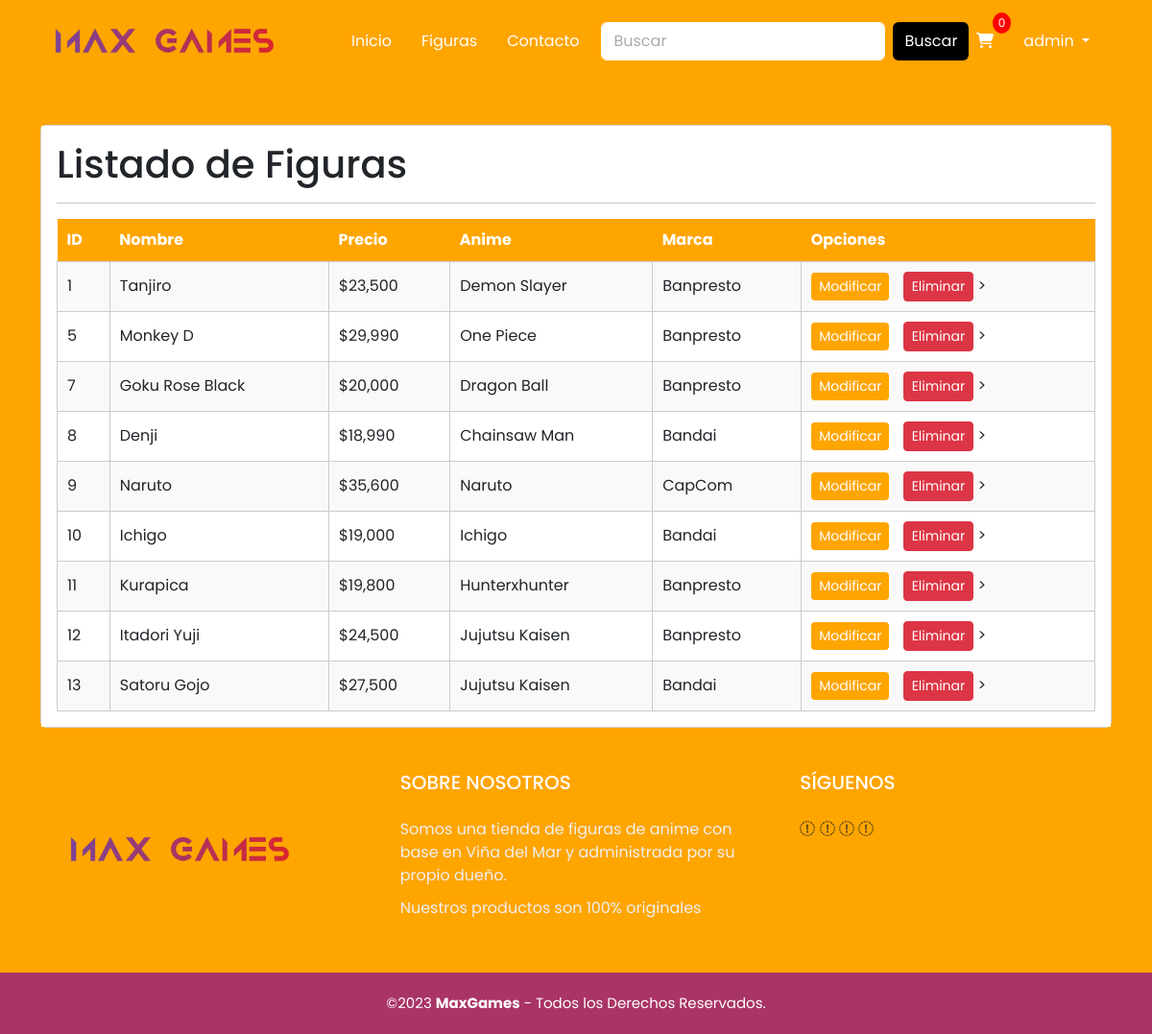
Screenshot of /figura/listar_figuras (signed in) with the database file from the repository.
### figura/models.py (models this page shows, shortened)
class Figuras(models.Model):
    imagenP = models.ImageField(upload_to="Posters", null=True)
    imagenF = models.ImageField(upload_to="Figuras", null=True)
    nombreF = models.CharField(max_length=50)
    slug    = AutoSlugField(populate_from='nombreF')
    precioF = models.IntegerField()
    anime   = models.CharField(max_length=100)
    tamano  = models.CharField(max_length=30)
    marca   = models.CharField(max_length=30)
    material = models.ForeignKey(Material, on_delete=models.PROTECT)
    categoria = models.ForeignKey(Categoria, on_delete=models.PROTECT)
    envio = models.CharField(max_length=15)
    activo = models.BooleanField()

### figura/views.py (the view)
# urls.py: path('listar_figuras',views.listar_figuras, name='listar_figuras'),
@permission_required('figura.view_figuras')
def listar_figuras(request):
    figuras= Figuras.objects.all()
    context={
        'figuras' : figuras
    }
    return render(request, 'figura/adm/listar.html',context )

### figura/templates/figura/adm/listar.html (shortened to what this page needs)
{% extends 'figura/base.html' %}
{%load static%}
{% block contenido %}
<body>
    {% load humanize %}
            <br>
            <br>
            <div class="container">
                <div class="card">
                    <div class="card-body">
                        <h1>Listado de Figuras</h1>
                        <hr>
                        <div class="table-responsive">
                            <table class="table-custom">
                                <tr>
                                    <th class="orange-bg">ID</th>
                                    <th class="orange-bg">Nombre</th>
                                    <th class="orange-bg">Precio</th>
                                    <th class="orange-bg">Anime</th>
                                    <th class="orange-bg">Marca</th>
                                    <th class="orange-bg">Opciones</th>
                                </tr>
                                {% for f in figuras %}
                                <tr>
                                    <td>{{ f.id }}</td>
                                    <td>{{ f.nombreF | title }}</td>
                                    <td>${{ f.precioF | intcomma }}</td>
                                    <td>{{ f.anime | title }}</td>
                                    <td>{{ f.marca}}</td>
                                    <td>
                                        {% if perms.app.change_figuras%}
                                        <a href="{% url 'modificar_figuras' f.id %}" class="btn btn-primary btn-sm">Modificar</a>
                                        {% endif%}
                                        {% if perms.app.delete_figuras%}
                                        <a href="#" onclick="eliminarFigura({{f.id}})" class="btn btn-danger btn-sm">Eliminar</a>
                                        {% endif %}>
                                    </td>
                                </tr>
                                {% endfor %}
                            </table>
                        </div>
                    </div>
                </div>
            </div>
</body>
{% endblock %}

### figura/templates/figura/base.html (shortened to what this page needs)
{% load static %}
<!DOCTYPE html>
<html lang="en">
<head>
    <link href="https://cdn.jsdelivr.net/npm/bootstrap@5.3.0-alpha3/dist/css/bootstrap.min.css" rel="stylesheet"
>
    <link rel="stylesheet" href="https://cdn.jsdelivr.net/npm/bootstrap-icons@1.10.5/font/bootstrap-icons.css">
    <link rel="stylesheet" href="{% static 'css/estilos.css'%}">
    <link rel="stylesheet" href="{% static 'css/estilosCarrusel.css'%}">
    <link rel="stylesheet" href="{% static 'css/estilosFooter.css'%}">
    <link rel="stylesheet" href="{% static 'css/estiloApi.css'%}">
    <link rel="stylesheet" href="{% static 'css/estilosFigura.css'%}">
    <link rel="stylesheet" href="{% static 'css/nav.css'%}">
    <link rel="stylesheet" href="{% static 'css/estiloFormulario.css'%}">
    <link rel="stylesheet" href="{% static 'css/estiloCarrito.css'%}">
    <link rel="stylesheet" href="{% static 'css/estiloContacto.css'%}">
</head>
<body>
    <header>
        <nav class="navbar navbar-expand-lg ">
            <div class="container-fluid container">
                <a href="{% url 'index' %}" class="navbar-brand"><img src="{% static 'img/LogoMaxGames3.png'%}"
                        alt="Logo de MaxGames"></a>
                <div class="collapse navbar-collapse" id="nav">
                    <ul class="navbar-nav">
                        <li class="nav-item">
                            <a href="{% url 'index' %}" class="nav-link">Inicio</a>
                        </li>
                        <li class="nav-item">
                            <a href="{% url 'search' %}" class="nav-link">Figuras</a>
                        </li>
                        <li class="nav-item">
                            <a href="{% url 'contacto' %}" class="nav-link">Contacto</a>
                        </li>
                    </ul>
                    <ul class="navbar-nav ms-auto">
                        <form class="d-flex" role="search" method="GET" action="{% url 'search' %}">
                            <input class="form-control me-2" name="q" type="search" placeholder="Buscar"
                                aria-label="Search" />
                            <button class="btn btn-outline-success" type="submit">
                                Buscar
                            </button>
                        </form>
                        <li class="nav-item">
                            <a href="{% url 'viewcart' %}" class="nav-link">
                                <i class="fas fa-shopping-cart"></i>
                                {% if 'carro' in request.session %}
                                    <span id="cart-counter" class="cart-counter">{{ request.session.carro|length }}</span>
                                {% else %}
                                    <span id="cart-counter" class="cart-counter">0</span>
                                {% endif %}
                            </a>
                        </li>
                        <li class="nav-item dropdown">
                            <a class="nav-link dropdown-toggle" href="#" id="cuentaDropdown" role="button"
                                data-bs-toggle="dropdown" aria-expanded="false">
                                {% if user.is_authenticated %}
                                {{ user.username }}
                                {% else %}
                                Cuenta
                                {% endif %}
                            </a>
                        </li>
                    </ul>
                </div>
            </div>
        </nav>
    </header>
    {% block contenido %}
    {% endblock %}
    <footer>
        <div class="grupo-1">
            <div class="box">
                <figure>
                    <a href="#">
                        <img src="{% static 'img/LogoMaxGames3.png'%}" alt="Logo de MaxGames">
                    </a>
                </figure>
            </div>
            <div class="box">
                <h2>SOBRE NOSOTROS</h2>
                <p>Somos una tienda de figuras de anime con base en Viña del Mar y administrada por su propio dueño.
                </p>
                <p>Nuestros productos son 100% originales </p>
            </div>
            <div class="box">
                <h2>SÍGUENOS</h2>
                <div class="red-social">
                    <a href="#" class="fa fa-facebook"></a>
                    <a href="#" class="fa fa-instagram"></a>
                    <a href="#" class="fa fa-twitter"></a>
                    <a href="#" class="fa fa-youtube"></a>
                </div>
            </div>
        </div>
        <div class="grupo-2">
            <small>&copy;2023 <b>MaxGames</b> - Todos los Derechos Reservados.</small>
        </div>
    </footer>
</body>

### figura/static/css/estilos.css (style rules this page uses)
body, html { width: 100%; height: 100%; }
body { background-color: orange; font-family: Poppins,sans-serif; min-height: 100%; display: flex; flex-direction: column; }
.nav-link { position: relative; }
.navbar-expand-lg { margin-bottom: 5px; }
.btn-outline-success, .btn-outline-success:hover, .btn-outline-success:active, .btn-outline-success:visited { background-color: black; border: white; color: white; }

### figura/static/css/estilosFooter.css (style rules this page uses)
footer { margin-top: auto; }
.grupo-1 { width: 100%; max-width: 1200px; margin: auto; display: grid; grid-template-columns: repeat(3, 1fr); grid-gap: 50px; padding: 45px 0px; }
.grupo-1 .box figure { width: 100%; height: 100%; display: flex; justify-content: center; align-items: center; }
.grupo-1 .box figure img { width: 250px; }
.grupo-1 .box h2 { color: #fff; margin-bottom: 25px; font-size: 20px; }
.grupo-1 .box p { color: #efefef; margin-bottom: 10px; }
.grupo-2 { background-color: rgb(169, 52, 102, 255); padding: 20px 10px; text-align: center; color: #fff; }
.grupo-2 small { font-size: 15px; }

### figura/static/css/estilosFigura.css (style rules this page uses)
.btn-primary, .btn-primary:hover, .btn-primary:active, .btn-primary:visited { background-color: orange; border: black; margin-right: 10px; }

### figura/static/css/nav.css (style rules this page uses)
.navbar { background-color: orange; margin-top: 10px; }
.navbar-brand img { width: 250px; margin-right: 50px; }
.nav-item { margin-right: 15px; }
.nav-item a { color: white; }
.navbar-nav .nav-link { color: white ; position: relative; transition: transform 0.3s; }
.navbar-nav .nav-link:before { content: ''; position: absolute; left: 0; bottom: 0; width: 0%; height: 2px; background-color: white; transition: width 0.3s; }
.cart-counter { position: absolute; top: -10px; right: -10px; background-color: red; color: #fff; font-size: 12px; padding: 2px 6px; border-radius: 50%; }
.form-control { border-color: #fff; color: #fff; }
.form-control::placeholder { color: #aaa; }
.btn-outline-success { color: #fff; border-color: #fff; }

### figura/static/css/estiloFormulario.css (style rules this page uses)
.orange-bg { background-color: orange !important; }
.table-custom { width: 100%; border-collapse: collapse; }
.table-custom th { background-color: orange; color: white; font-weight: bold; padding: 10px; }
.table-custom td { border: 1px solid #ccc; padding: 10px; }
.table-custom tr:nth-child(even) { background-color: #f9f9f9; }
.form-control { color:black !important }
.card-body { background-color: white; }

### figura/static/css/estiloContacto.css (style rules this page uses)
.form-control { color:black !important }

### rows the page displays
Figuras: id "1", nombreF "Tanjiro", precioF "23,500", anime "Demon Slayer", marca "Banpresto"
Figuras: id "5", nombreF "Monkey D", precioF "29,990", anime "One Piece", marca "Banpresto"
Figuras: id "7", nombreF "Goku Rose Black", precioF "20,000", anime "Dragon Ball", marca "Banpresto"
Figuras: id "8", nombreF "Denji", precioF "18,990", anime "Chainsaw Man", marca "Bandai"
Figuras: id "9", nombreF "Naruto", precioF "35,600", anime "Naruto", marca "CapCom"
Figuras: id "10", nombreF "Ichigo", precioF "19,000", anime "Ichigo", marca "Bandai"
Figuras: id "11", nombreF "Kurapica", precioF "19,800", anime "Hunterxhunter", marca "Banpresto"
Figuras: id "12", nombreF "Itadori Yuji", precioF "24,500", anime "Jujutsu Kaisen", marca "Banpresto"
Figuras: id "13", nombreF "Satoru Gojo", precioF "27,500", anime "Jujutsu Kaisen", marca "Bandai"

### other values shown
{{ user.username }} "admin"
